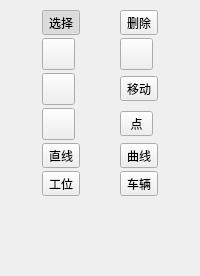
  <widget class="QDockWidget" name="paintDwid">
   <property name="windowTitle">
    <string>绘图</string>
   </property>
   <attribute name="dockWidgetArea">
    <number>2</number>
   </attribute>
   <widget class="QWidget" name="dockWidgetContents">
    <layout class="QGridLayout" name="gridLayout">
     <property name="leftMargin">
      <number>5</number>
     </property>
     <property name="topMargin">
      <number>10</number>
     </property>
     <property name="rightMargin">
      <number>5</number>
     </property>
     <property name="bottomMargin">
      <number>0</number>
     </property>
     <property name="spacing">
      <number>3</number>
     </property>
     <item row="5" column="1">
      <widget class="QToolButton" name="paint_loc_tbtn">
       <property name="toolTip">
        <string>绘制工位</string>
       </property>
       <property name="text">
        <string>工位</string>
       </property>
       <property name="icon">
        <iconset resource="SunnyTcsSupervisoryV3.qrc">
         <normaloff>:/resource/res/image/mapLocation.png</normaloff>
         <normalon>:/resource/res/image/mapLocationOn.png</normalon>:/resource/res/image/mapLocation.png</iconset>
       </property>
       <property name="iconSize">
        <size>
         <width>25</width>
         <height>25</height>
        </size>
       </property>
       <property name="checkable">
        <bool>true</bool>
       </property>
      </widget>
     </item>
     <item row="3" column="3">
      <widget class="QToolButton" name="paint_point_tbtn">
       <property name="toolTip">
        <string>绘制点</string>
       </property>
       <property name="text">
        <string> 点 </string>
       </property>
       <property name="icon">
        <iconset resource="SunnyTcsSupervisoryV3.qrc">
         <normaloff>:/resource/res/image/mapPoint.png</normaloff>
         <normalon>:/resource/res/image/mapPointOn.png</normalon>:/resource/res/image/mapPoint.png</iconset>
       </property>
       <property name="iconSize">
        <size>
         <width>25</width>
         <height>25</height>
        </size>
       </property>
       <property name="checkable">
        <bool>true</bool>
       </property>
      </widget>
     </item>
     <item row="11" column="1">
      <spacer name="verticalSpacer">
       <property name="orientation">
        <enum>Qt::Vertical</enum>
       </property>
       <property name="sizeHint" stdset="0">
        <size>
         <width>20</width>
         <height>40</height>
        </size>
       </property>
      </spacer>
     </item>
     <item row="2" column="3">
      <widget class="QToolButton" name="paint_move_tbtn">
       <property name="toolTip">
        <string>移动元素</string>
       </property>
       <property name="text">
        <string>移动</string>
       </property>
       <property name="icon">
        <iconset resource="SunnyTcsSupervisoryV3.qrc">
         <normaloff>:/resource/res/image/mapMove.png</normaloff>
         <normalon>:/resource/res/image/mapMoveOn.png</normalon>:/resource/res/image/mapMove.png</iconset>
       </property>
       <property name="iconSize">
        <size>
         <width>25</width>
         <height>25</height>
        </size>
       </property>
       <property name="checkable">
        <bool>true</bool>
       </property>
      </widget>
     </item>
     <item row="12" column="1">
      <spacer name="verticalSpacer_3">
       <property name="orientation">
        <enum>Qt::Vertical</enum>
       </property>
       <property name="sizeHint" stdset="0">
        <size>
         <width>20</width>
         <height>40</height>
        </size>
       </property>
      </spacer>
     </item>
     <item row="0" column="1">
      <widget class="QToolButton" name="paint_default_tbtn">
       <property name="toolTip">
        <string>选取</string>
       </property>
       <property name="text">
        <string>选择</string>
       </property>
       <property name="icon">
        <iconset resource="SunnyTcsSupervisoryV3.qrc">
         <normaloff>:/resource/res/image/select.png</normaloff>
         <normalon>:/resource/res/image/selectOn.png</normalon>:/resource/res/image/select.png</iconset>
       </property>
       <property name="iconSize">
        <size>
         <width>25</width>
         <height>25</height>
        </size>
       </property>
       <property name="checkable">
        <bool>true</bool>
       </property>
       <property name="checked">
        <bool>true</bool>
       </property>
      </widget>
     </item>
     <item row="2" column="1">
      <widget class="QToolButton" name="paint_move_cs_tbtn">
       <property name="toolTip">
        <string>移动坐标系</string>
       </property>
       <property name="text">
        <string/>
       </property>
       <property name="icon">
        <iconset resource="SunnyTcsSupervisoryV3.qrc">
         <normaloff>:/resource/res/image/coorSysMove.png</normaloff>
         <normalon>:/resource/res/image/coorSysMoveSelected.png</normalon>:/resource/res/image/coorSysMove.png</iconset>
       </property>
       <property name="iconSize">
        <size>
         <width>25</width>
         <height>25</height>
        </size>
       </property>
       <property name="checkable">
        <bool>true</bool>
       </property>
      </widget>
     </item>
     <item row="5" column="3">
      <widget class="QToolButton" name="paint_vehicle_tbtn">
       <property name="toolTip">
        <string>绘制车辆</string>
       </property>
       <property name="text">
        <string>车辆</string>
       </property>
       <property name="icon">
        <iconset resource="SunnyTcsSupervisoryV3.qrc">
         <normaloff>:/resource/res/image/mapVehicle.png</normaloff>
         <normalon>:/resource/res/image/mapVehicleOn.png</normalon>:/resource/res/image/mapVehicle.png</iconset>
       </property>
       <property name="iconSize">
        <size>
         <width>25</width>
         <height>25</height>
        </size>
       </property>
       <property name="checkable">
        <bool>true</bool>
       </property>
      </widget>
     </item>
     <item row="1" column="1">
      <widget class="QToolButton" name="paint_select_rect_tbtn">
       <property name="toolTip">
        <string>框选</string>
       </property>
       <property name="text">
        <string/>
       </property>
       <property name="icon">
        <iconset resource="SunnyTcsSupervisoryV3.qrc">
         <normaloff>:/resource/res/image/rectSelect.png</normaloff>
         <normalon>:/resource/res/image/rectSelectOn.png</normalon>:/resource/res/image/rectSelect.png</iconset>
       </property>
       <property name="iconSize">
        <size>
         <width>25</width>
         <height>25</height>
        </size>
       </property>
       <property name="checkable">
        <bool>true</bool>
       </property>
      </widget>
     </item>
     <item row="1" column="3">
      <widget class="QToolButton" name="paint_cancel_select_tbtn">
       <property name="toolTip">
        <string>取消选择</string>
       </property>
       <property name="text">
        <string/>
       </property>
       <property name="icon">
        <iconset resource="SunnyTcsSupervisoryV3.qrc">
         <normaloff>:/resource/res/image/cancelSelect.png</normaloff>
         <normalon>:/resource/res/image/cancelSelectOn.png</normalon>:/resource/res/image/cancelSelect.png</iconset>
       </property>
       <property name="iconSize">
        <size>
         <width>25</width>
         <height>25</height>
        </size>
       </property>
       <property name="checkable">
        <bool>true</bool>
       </property>
      </widget>
     </item>
     <item row="4" column="1">
      <widget class="QToolButton" name="paint_dir_iline_tbrn">
       <property name="toolTip">
        <string>绘制直线</string>
       </property>
       <property name="text">
        <string>直线</string>
       </property>
       <property name="icon">
        <iconset resource="SunnyTcsSupervisoryV3.qrc">
         <normaloff>:/resource/res/image/mapDirectLine.png</normaloff>
         <normalon>:/resource/res/image/mapDirectLineOn.png</normalon>:/resource/res/image/mapDirectLine.png</iconset>
       </property>
       <property name="iconSize">
        <size>
         <width>25</width>
         <height>25</height>
        </size>
       </property>
       <property name="checkable">
        <bool>true</bool>
       </property>
      </widget>
     </item>
     <item row="4" column="3">
      <widget class="QToolButton" name="paint_arch_line_tbtn">
       <property name="toolTip">
        <string>绘制曲线</string>
       </property>
       <property name="text">
        <string>曲线</string>
       </property>
       <property name="icon">
        <iconset resource="SunnyTcsSupervisoryV3.qrc">
         <normaloff>:/resource/res/image/mapArchLine.png</normaloff>
         <normalon>:/resource/res/image/mapArchLineOn.png</normalon>:/resource/res/image/mapArchLine.png</iconset>
       </property>
       <property name="iconSize">
        <size>
         <width>25</width>
         <height>25</height>
        </size>
       </property>
       <property name="checkable">
        <bool>true</bool>
       </property>
      </widget>
     </item>
     <item row="0" column="3">
      <widget class="QToolButton" name="paint_delete_tbrn">
       <property name="toolTip">
        <string>删除元素</string>
       </property>
       <property name="text">
        <string>删除</string>
       </property>
       <property name="icon">
        <iconset resource="SunnyTcsSupervisoryV3.qrc">
         <normaloff>:/resource/res/image/delete.png</normaloff>
         <normalon>:/resource/res/image/deleteOn.png</normalon>:/resource/res/image/delete.png</iconset>
       </property>
       <property name="iconSize">
        <size>
         <width>25</width>
         <height>25</height>
        </size>
       </property>
       <property name="checkable">
        <bool>true</bool>
       </property>
      </widget>
     </item>
     <item row="3" column="1">
      <widget class="QToolButton" name="paint_dev_tbtn">
       <property name="toolTip">
        <string>绘制设备</string>
       </property>
       <property name="text">
        <string/>
       </property>
       <property name="icon">
        <iconset resource="SunnyTcsSupervisoryV3.qrc">
         <normaloff>:/resource/res/image/ulsDevice.png</normaloff>
         <normalon>:/resource/res/image/ulsDeviceOn.png</normalon>:/resource/res/image/ulsDevice.png</iconset>
       </property>
       <property name="iconSize">
        <size>
         <width>25</width>
         <height>25</height>
        </size>
       </property>
      </widget>
     </item>
    </layout>
   </widget>
  </widget>
